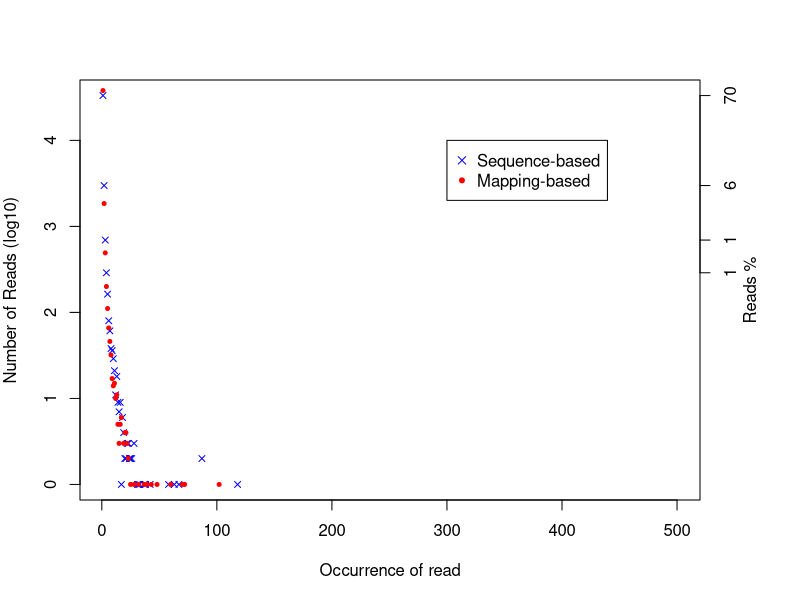

Recreate this plot in R.
pdf('test.DupRate_plot.pdf')
par(mar=c(5,4,4,5),las=0)
seq_occ=c(1,2,3,4,5,6,7,8,9,10,11,12,13,14,15,16,17,19,20,21,22,23,25,28,32,37,39,43,48,60,70,72,102)
seq_uniqRead=c(37943,1844,492,200,111,66,46,32,17,14,15,10,11,5,3,5,6,3,4,4,3,2,1,1,1,1,1,1,1,1,1,1,1)
pos_occ=c(1,2,3,4,5,6,7,8,9,10,11,12,13,14,15,16,17,18,19,20,21,22,23,24,25,26,28,31,32,33,37,38,42,58,63,67,87,118)
pos_uniqRead=c(33183,2984,693,289,163,80,61,38,36,29,21,11,18,9,7,9,1,6,4,2,2,3,3,2,2,2,3,1,1,1,1,1,1,1,1,1,2,1)
plot(pos_occ,log10(pos_uniqRead),ylab='Number of Reads (log10)',xlab='Occurrence of read',pch=4,cex=0.8,col='blue',xlim=c(1,500),yaxt='n')
points(seq_occ,log10(seq_uniqRead),pch=20,cex=0.8,col='red')
ym=floor(max(log10(pos_uniqRead)))
legend(300,ym,legend=c('Sequence-based','Mapping-based'),col=c('blue','red'),pch=c(4,20))
axis(side=2,at=0:ym,labels=0:ym)
axis(side=4,at=c(log10(pos_uniqRead[1]),log10(pos_uniqRead[2]),log10(pos_uniqRead[3]),log10(pos_uniqRead[4])), labels=c(round(pos_uniqRead[1]*100/sum(pos_uniqRead*pos_occ)),round(pos_uniqRead[2]*100/sum(pos_uniqRead*pos_occ)),round(pos_uniqRead[3]*100/sum(pos_uniqRead*pos_occ)),round(pos_uniqRead[4]*100/sum(pos_uniqRead*pos_occ))))
mtext(4, text = "Reads %", line = 2)
dev.off()
